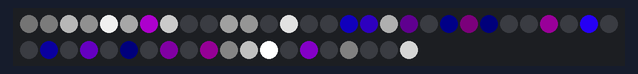
A sketch run on a simulated Arduino Uno, built with avr-gcc and run on an emulated ATmega328P. Shown: 50 RGB LEDs in strip order, left to right, continuing on the next row. Random numbers use the default seed unless the sketch sets one.

Above: at 25.08 s.
At 27.8 s:
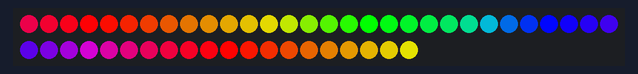
At 29.91 s:
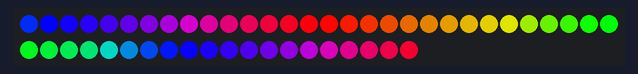
At 32.32 s:
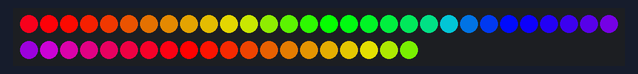
At 35.93 s:
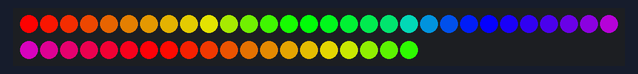
At 39.84 s:
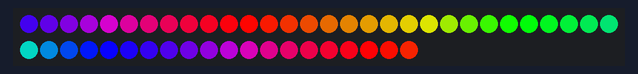

The sketch:

white_snake222.ino
```cpp
#include "FastLED.h"

#define NUM_LEDS 50
#define DATA_PIN 6
#define CLOCK_PIN 5
#define BRIGHTNESS 255
#define MODE_DURATION 25000  // Switch modes every 25 seconds

CRGB leds[NUM_LEDS];
uint8_t gHue = 0;  // Rotating base color
unsigned long modeTimer = 0;
int mode = 0; // Track the current mode

void setup() {
  FastLED.addLeds<WS2801, DATA_PIN, CLOCK_PIN, RGB>(leds, NUM_LEDS);
  FastLED.setBrightness(BRIGHTNESS);
  randomSeed(analogRead(0));
  modeTimer = millis();
}

void loop() {
  // Switch modes every MODE_DURATION milliseconds
  if(millis() - modeTimer > MODE_DURATION) {
    mode = (mode + 1) % 3; // Cycle through 3 modes
    modeTimer = millis();
    FastLED.clear();
  }

  if(mode == 0) {
    wildNightDance();
  } else if(mode == 1) {
    cosmicSerenity();
  } else {
    stackingEffect();
  }

  FastLED.show();
}

void wildNightDance() {
  // Rapid violet/turquoise flashes with white sparks
  EVERY_N_MILLISECONDS(75) {
    fadeToBlackBy(leds, NUM_LEDS, 50);
    leds[random(NUM_LEDS)] = CRGB::White;  // White spark
    leds[random(NUM_LEDS)] = CHSV(random(160, 224), 255, 255); // Random color
  }
}

void cosmicSerenity() {
  // Smooth color wave effect
  fill_rainbow(leds, NUM_LEDS, gHue, 7);
  gHue += 1;
}

void stackingEffect() {
  static int stackHeight = 0;
  static CRGB stackColor = CRGB::White;
  static unsigned long lastUpdate = 0;

  if (millis() - lastUpdate > 200) {
    if (stackHeight < NUM_LEDS) {
      leds[stackHeight] = stackColor;
      stackHeight++;

      if (stackHeight > NUM_LEDS / 3 && random(6) == 0) {
        stackColor = CHSV(random(0, 255), 255, 255); // 5:1 chance of color change
      }
    } else {
      delay(5000); // Pause for 5 seconds
      for (int i = NUM_LEDS - 1; i >= 0; i--) {
        leds[i].fadeToBlackBy(50);
        FastLED.show();
        delay(100);
      }
      stackHeight = 0;
      stackColor = CRGB::White;
    }
    lastUpdate = millis();
  }
}
```
